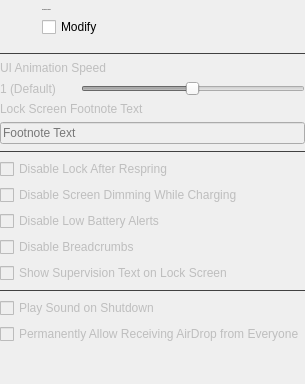
            <widget class="QWidget" name="springboardOptionsPage">
             <layout class="QVBoxLayout" name="verticalLayout_10">
              <property name="leftMargin">
               <number>0</number>
              </property>
              <property name="topMargin">
               <number>0</number>
              </property>
              <property name="rightMargin">
               <number>0</number>
              </property>
              <property name="bottomMargin">
               <number>0</number>
              </property>
              <item>
               <widget class="QWidget" name="horizontalWidget_4" native="true">
                <layout class="QHBoxLayout" name="horizontalLayout_13">
                 <property name="spacing">
                  <number>10</number>
                 </property>
                 <property name="leftMargin">
                  <number>0</number>
                 </property>
                 <property name="topMargin">
                  <number>9</number>
                 </property>
                 <property name="rightMargin">
                  <number>0</number>
                 </property>
                 <property name="bottomMargin">
                  <number>9</number>
                 </property>
                 <item>
                  <widget class="QToolButton" name="toolButton_7">
                   <property name="enabled">
                    <bool>false</bool>
                   </property>
                   <property name="styleSheet">
                    <string notr="true">QToolButton {
	icon-size: 24px;
	background-color: transparent;
	padding-left: 0px;
	padding-right: 5px;
	border-radius: 0px;
}</string>
                   </property>
                   <property name="icon">
                    <iconset resource="resources.qrc">
                     <normaloff>:/icon/app-indicator.svg</normaloff>:/icon/app-indicator.svg</iconset>
                   </property>
                  </widget>
                 </item>
                 <item>
                  <widget class="QWidget" name="verticalWidget_3" native="true">
                   <layout class="QVBoxLayout" name="verticalLayout_7">
                    <property name="spacing">
                     <number>6</number>
                    </property>
                    <property name="leftMargin">
                     <number>0</number>
                    </property>
                    <property name="topMargin">
                     <number>0</number>
                    </property>
                    <property name="rightMargin">
                     <number>0</number>
                    </property>
                    <property name="bottomMargin">
                     <number>0</number>
                    </property>
                    <item>
                     <widget class="QLabel" name="springboardOptionsLbl">
                      <property name="font">
                       <font>
                        <pointsize>-1</pointsize>
                        <bold>false</bold>
                       </font>
                      </property>
                      <property name="text">
                       <string>Springboard Options</string>
                      </property>
                     </widget>
                    </item>
                    <item>
                     <widget class="QCheckBox" name="springboardOptionsEnabledChk">
                      <property name="text">
                       <string>Modify</string>
                      </property>
                     </widget>
                    </item>
                   </layout>
                  </widget>
                 </item>
                 <item>
                  <spacer name="horizontalSpacer_6">
                   <property name="orientation">
                    <enum>Qt::Horizontal</enum>
                   </property>
                   <property name="sizeHint" stdset="0">
                    <size>
                     <width>40</width>
                     <height>20</height>
                    </size>
                   </property>
                  </spacer>
                 </item>
                </layout>
               </widget>
              </item>
              <item>
               <widget class="Line" name="line_11">
                <property name="styleSheet">
                 <string notr="true">QFrame {
	color: #414141;
}</string>
                </property>
                <property name="frameShadow">
                 <enum>QFrame::Plain</enum>
                </property>
                <property name="orientation">
                 <enum>Qt::Horizontal</enum>
                </property>
               </widget>
              </item>
              <item>
               <widget class="QWidget" name="springboardOptionsPageContent" native="true">
                <property name="enabled">
                 <bool>false</bool>
                </property>
                <property name="maximumSize">
                 <size>
                  <width>650</width>
                  <height>16777215</height>
                 </size>
                </property>
                <layout class="QVBoxLayout" name="_2">
                 <property name="leftMargin">
                  <number>0</number>
                 </property>
                 <property name="topMargin">
                  <number>0</number>
                 </property>
                 <property name="rightMargin">
                  <number>0</number>
                 </property>
                 <property name="bottomMargin">
                  <number>0</number>
                 </property>
                 <item>
                  <widget class="QLabel" name="label_8">
                   <property name="text">
                    <string>UI Animation Speed</string>
                   </property>
                  </widget>
                 </item>
                 <item>
                  <widget class="QWidget" name="horizontalWidget" native="true">
                   <layout class="QHBoxLayout" name="horizontalLayout_14">
                    <property name="leftMargin">
                     <number>0</number>
                    </property>
                    <property name="topMargin">
                     <number>0</number>
                    </property>
                    <property name="rightMargin">
                     <number>0</number>
                    </property>
                    <property name="bottomMargin">
                     <number>0</number>
                    </property>
                    <item>
                     <widget class="QLabel" name="UIAnimSpeedLbl">
                      <property name="minimumSize">
                       <size>
                        <width>75</width>
                        <height>0</height>
                       </size>
                      </property>
                      <property name="maximumSize">
                       <size>
                        <width>75</width>
                        <height>16777215</height>
                       </size>
                      </property>
                      <property name="text">
                       <string>1 (Default)</string>
                      </property>
                     </widget>
                    </item>
                    <item>
                     <widget class="QSlider" name="UIAnimSpeedSld">
                      <property name="minimum">
                       <number>1</number>
                      </property>
                      <property name="maximum">
                       <number>200</number>
                      </property>
                      <property name="singleStep">
                       <number>0</number>
                      </property>
                      <property name="pageStep">
                       <number>0</number>
                      </property>
                      <property name="value">
                       <number>100</number>
                      </property>
                      <property name="orientation">
                       <enum>Qt::Horizontal</enum>
                      </property>
                      <property name="tickInterval">
                       <number>5</number>
                      </property>
                     </widget>
                    </item>
                   </layout>
                  </widget>
                 </item>
                 <item>
                  <widget class="QLabel" name="label_13">
                   <property name="text">
                    <string>Lock Screen Footnote Text</string>
                   </property>
                  </widget>
                 </item>
                 <item>
                  <widget class="QLineEdit" name="footnoteTxt">
                   <property name="placeholderText">
                    <string>Footnote Text</string>
                   </property>
                  </widget>
                 </item>
                 <item>
                  <widget class="Line" name="line_6">
                   <property name="styleSheet">
                    <string notr="true">QFrame {
	color: #414141;
}</string>
                   </property>
                   <property name="frameShadow">
                    <enum>QFrame::Plain</enum>
                   </property>
                   <property name="orientation">
                    <enum>Qt::Horizontal</enum>
                   </property>
                  </widget>
                 </item>
                 <item>
                  <widget class="QCheckBox" name="disableLockRespringChk">
                   <property name="text">
                    <string>Disable Lock After Respring</string>
                   </property>
                  </widget>
                 </item>
                 <item>
                  <widget class="QCheckBox" name="disableDimmingChk">
                   <property name="text">
                    <string>Disable Screen Dimming While Charging</string>
                   </property>
                  </widget>
                 </item>
                 <item>
                  <widget class="QCheckBox" name="disableBatteryAlertsChk">
                   <property name="text">
                    <string>Disable Low Battery Alerts</string>
                   </property>
                  </widget>
                 </item>
                 <item>
                  <widget class="QCheckBox" name="disableCrumbChk">
                   <property name="text">
                    <string>Disable Breadcrumbs</string>
                   </property>
                  </widget>
                 </item>
                 <item>
                  <widget class="QCheckBox" name="enableSupervisionTextChk">
                   <property name="text">
                    <string>Show Supervision Text on Lock Screen</string>
                   </property>
                  </widget>
                 </item>
                 <item>
                  <widget class="Line" name="line_16">
                   <property name="styleSheet">
                    <string notr="true">QFrame {
	color: #414141;
}</string>
                   </property>
                   <property name="frameShadow">
                    <enum>QFrame::Plain</enum>
                   </property>
                   <property name="orientation">
                    <enum>Qt::Horizontal</enum>
                   </property>
                  </widget>
                 </item>
                 <item>
                  <widget class="QCheckBox" name="enableShutdownSoundChk">
                   <property name="text">
                    <string>Play Sound on Shutdown</string>
                   </property>
                  </widget>
                 </item>
                 <item>
                  <widget class="QCheckBox" name="allowAirDropEveryoneChk">
                   <property name="text">
                    <string>Permanently Allow Receiving AirDrop from Everyone</string>
                   </property>
                  </widget>
                 </item>
                 <item>
                  <spacer name="verticalSpacer_5">
                   <property name="orientation">
                    <enum>Qt::Vertical</enum>
                   </property>
                   <property name="sizeHint" stdset="0">
                    <size>
                     <width>20</width>
                     <height>40</height>
                    </size>
                   </property>
                  </spacer>
                 </item>
                </layout>
               </widget>
              </item>
             </layout>
            </widget>
